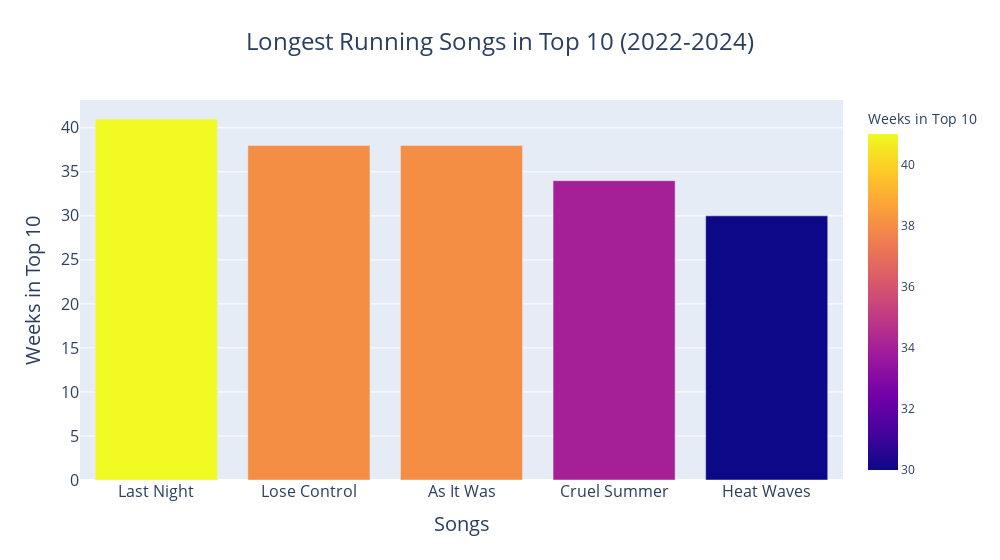

The code cell stored with this chart in its notebook:
### Code cell
# Longest Running Songs in Top 10 (2022-2024)
# Create a bar chart
fig = px.bar(
    top_weeks_top10,
    x='Title',
    y='Weeks in Top 10',
    color='Weeks in Top 10',
    hover_data=['Singer(s)'],
    title='Longest Running Songs in Top 10 (2022-2024)',
    width=1000
)

# Customize the chart
fig.update_layout(
    title_font=dict(size=24),
    title_x=0.5,
    xaxis_title='Songs',
    yaxis_title='Weeks in Top 10',
    xaxis_title_font=dict(size=20),
    yaxis_title_font=dict(size=20),
    xaxis=dict(
        tickfont=dict(size=16),
    ),
    yaxis=dict(
        tickfont=dict(size=16)
    ),
    hoverlabel=dict(
        font=dict(
            family="Arial",
            size=14
        )
    ),
    bargap=0.2
)

# Show the chart
fig.show()

### Figure 1 — Plotly figure (JSON) as saved in the notebook; plotly's stock layout.template omitted (floating-point values rounded to 4 significant figures)
{"data": [{"alignmentgroup": "True", "customdata": [["Morgan Wallen"], ["Teddy Swims"], ["Harry Styles"], ["Taylor Swift"], ["Glass Animals"]], "hovertemplate": "Title=%{x}<br>Weeks in Top 10=%{marker.color}<br>Singer(s)=%{customdata[0]}<extra></extra>", "legendgroup": "", "marker": {"color": [41, 38, 38, 34, 30], "coloraxis": "coloraxis", "pattern": {"shape": ""}}, "name": "", "offsetgroup": "", "orientation": "v", "showlegend": false, "textposition": "auto", "type": "bar", "x": ["Last Night", "Lose Control", "As It Was", "Cruel Summer", "Heat Waves"], "xaxis": "x", "y": [41, 38, 38, 34, 30], "yaxis": "y"}], "layout": {"bargap": 0.2, "barmode": "relative", "coloraxis": {"colorbar": {"title": {"text": "Weeks in Top 10"}}, "colorscale": [[0, "#0d0887"], [0.1111, "#46039f"], [0.2222, "#7201a8"], [0.3333, "#9c179e"], [0.4444, "#bd3786"], [0.5556, "#d8576b"], [0.6667, "#ed7953"], [0.7778, "#fb9f3a"], [0.8889, "#fdca26"], [1, "#f0f921"]]}, "hoverlabel": {"font": {"family": "Arial", "size": 14}}, "legend": {"tracegroupgap": 0}, "title": {"font": {"size": 24}, "text": "Longest Running Songs in Top 10 (2022-2024)", "x": 0.5}, "width": 1000, "xaxis": {"anchor": "y", "domain": [0, 1], "tickfont": {"size": 16}, "title": {"font": {"size": 20}, "text": "Songs"}}, "yaxis": {"anchor": "x", "domain": [0, 1], "tickfont": {"size": 16}, "title": {"font": {"size": 20}, "text": "Weeks in Top 10"}}}}
